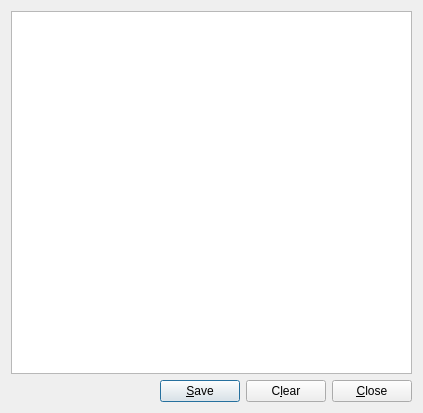
<?xml version="1.0" encoding="UTF-8"?>
<ui version="4.0">
 <author>Petr Koupý</author>
 <class>ErrorDialog</class>
 <widget class="QDialog" name="ErrorDialog">
  <property name="geometry">
   <rect>
    <x>0</x>
    <y>0</y>
    <width>423</width>
    <height>413</height>
   </rect>
  </property>
  <property name="windowTitle">
   <string>Log</string>
  </property>
  <property name="sizeGripEnabled">
   <bool>false</bool>
  </property>
  <layout class="QVBoxLayout" name="verticalLayout">
   <item>
    <widget class="QListWidget" name="listWidgetErrorLog">
     <property name="editTriggers">
      <set>QAbstractItemView::NoEditTriggers</set>
     </property>
     <property name="showDropIndicator" stdset="0">
      <bool>false</bool>
     </property>
     <property name="alternatingRowColors">
      <bool>true</bool>
     </property>
     <property name="verticalScrollMode">
      <enum>QAbstractItemView::ScrollPerPixel</enum>
     </property>
     <property name="horizontalScrollMode">
      <enum>QAbstractItemView::ScrollPerPixel</enum>
     </property>
     <property name="uniformItemSizes">
      <bool>true</bool>
     </property>
    </widget>
   </item>
   <item>
    <layout class="QHBoxLayout" name="horizontalLayout">
     <item>
      <spacer name="horizontalSpacer">
       <property name="orientation">
        <enum>Qt::Horizontal</enum>
       </property>
       <property name="sizeHint" stdset="0">
        <size>
         <width>40</width>
         <height>20</height>
        </size>
       </property>
      </spacer>
     </item>
     <item>
      <widget class="QPushButton" name="buttonSave">
       <property name="text">
        <string>&amp;Save</string>
       </property>
      </widget>
     </item>
     <item>
      <widget class="QPushButton" name="buttonClear">
       <property name="text">
        <string>C&amp;lear</string>
       </property>
      </widget>
     </item>
     <item>
      <widget class="QPushButton" name="buttonClose">
       <property name="text">
        <string>&amp;Close</string>
       </property>
      </widget>
     </item>
    </layout>
   </item>
  </layout>
 </widget>
 <resources/>
 <connections/>
</ui>
